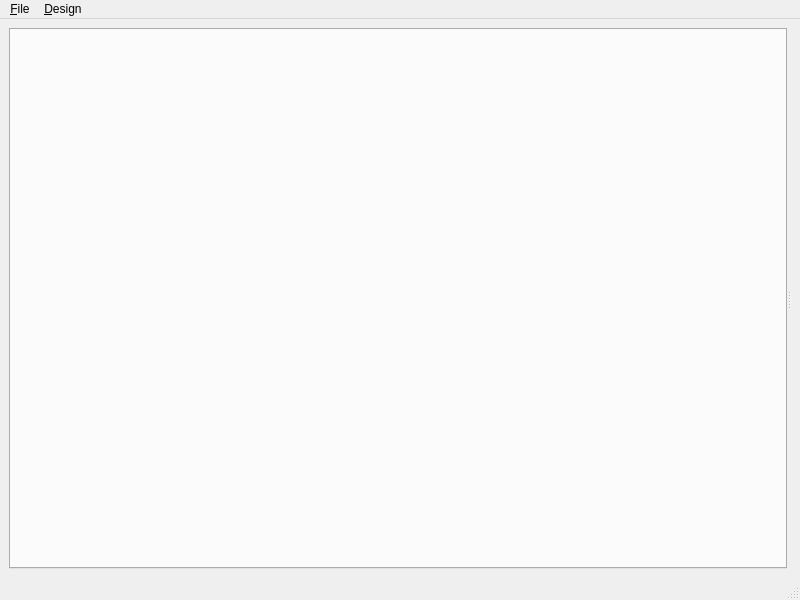
<?xml version="1.0" encoding="UTF-8"?>
<ui version="4.0">
 <class>MainWindow</class>
 <widget class="QMainWindow" name="MainWindow">
  <property name="geometry">
   <rect>
    <x>0</x>
    <y>0</y>
    <width>800</width>
    <height>600</height>
   </rect>
  </property>
  <property name="windowTitle">
   <string>MainWindow</string>
  </property>
  <widget class="QWidget" name="centralwidget">
   <layout class="QGridLayout" name="gridLayout">
    <item row="0" column="1">
     <widget class="QSplitter" name="splitter">
      <property name="orientation">
       <enum>Qt::Horizontal</enum>
      </property>
      <widget class="QTabWidget" name="tabWidget">
       <property name="currentIndex">
        <number>-1</number>
       </property>
      </widget>
      <widget class="QWidget" name="widget" native="true">
       <layout class="QGridLayout" name="gridLayout_2">
        <item row="0" column="0">
         <widget class="QSplitter" name="sideSplitter">
          <property name="orientation">
           <enum>Qt::Vertical</enum>
          </property>
         </widget>
        </item>
       </layout>
      </widget>
     </widget>
    </item>
   </layout>
  </widget>
  <widget class="QMenuBar" name="menubar">
   <property name="geometry">
    <rect>
     <x>0</x>
     <y>0</y>
     <width>800</width>
     <height>30</height>
    </rect>
   </property>
   <widget class="QMenu" name="menuFile">
    <property name="title">
     <string>&amp;File</string>
    </property>
    <addaction name="actionOpen"/>
    <addaction name="actionSave"/>
    <addaction name="actionSave_As"/>
    <addaction name="actionExport_Mesh"/>
    <addaction name="actionExamples"/>
    <addaction name="actionExit"/>
   </widget>
   <widget class="QMenu" name="menu_Design">
    <property name="title">
     <string>&amp;Design</string>
    </property>
    <addaction name="actionRender"/>
   </widget>
   <addaction name="menuFile"/>
   <addaction name="menu_Design"/>
  </widget>
  <widget class="QStatusBar" name="statusbar"/>
  <action name="actionOpen">
   <property name="text">
    <string>&amp;Open...</string>
   </property>
  </action>
  <action name="actionSave">
   <property name="text">
    <string>&amp;Save</string>
   </property>
  </action>
  <action name="actionSave_As">
   <property name="text">
    <string>S&amp;ave As</string>
   </property>
  </action>
  <action name="actionExport_Mesh">
   <property name="text">
    <string>&amp;Export Mesh</string>
   </property>
  </action>
  <action name="actionExamples">
   <property name="text">
    <string>Examples</string>
   </property>
  </action>
  <action name="actionExit">
   <property name="text">
    <string>E&amp;xit</string>
   </property>
  </action>
  <action name="actionRender">
   <property name="text">
    <string>&amp;Render</string>
   </property>
   <property name="shortcut">
    <string>F5</string>
   </property>
  </action>
 </widget>
 <resources/>
 <connections/>
</ui>
